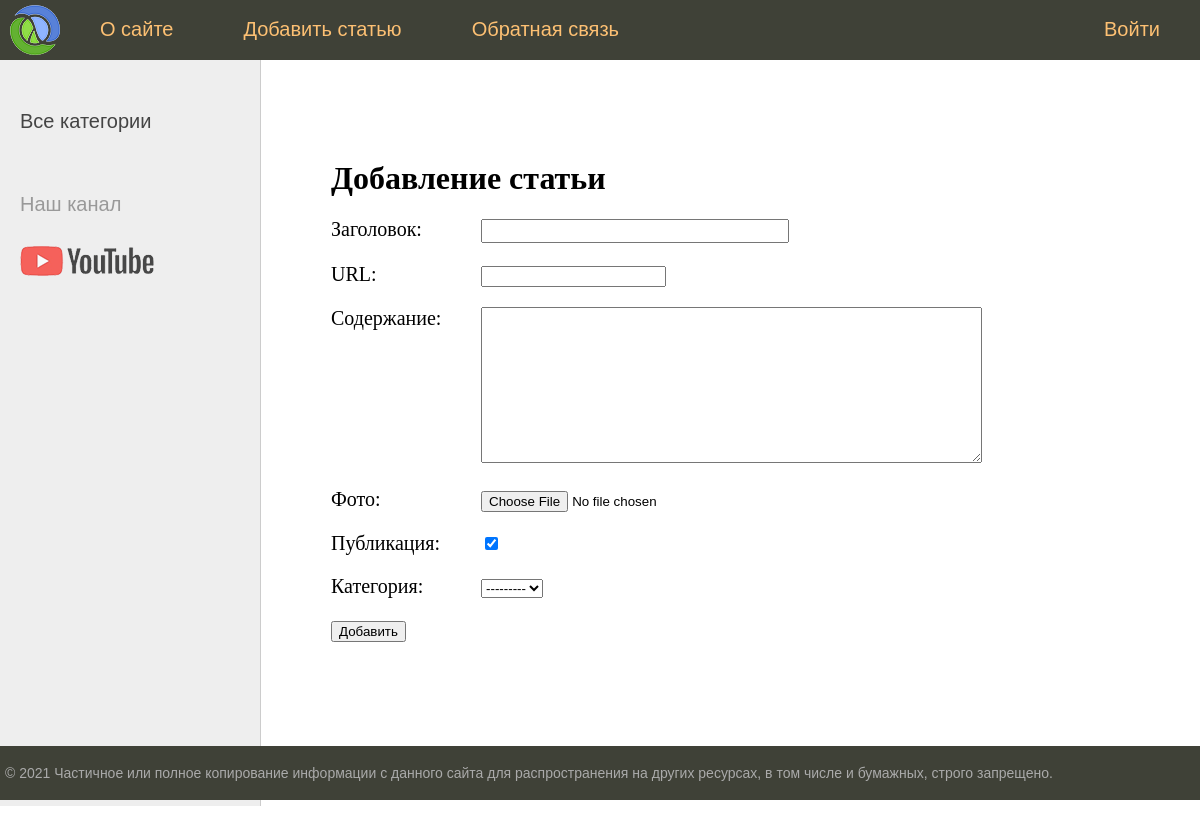
Before: /addpage/ with the older database file.
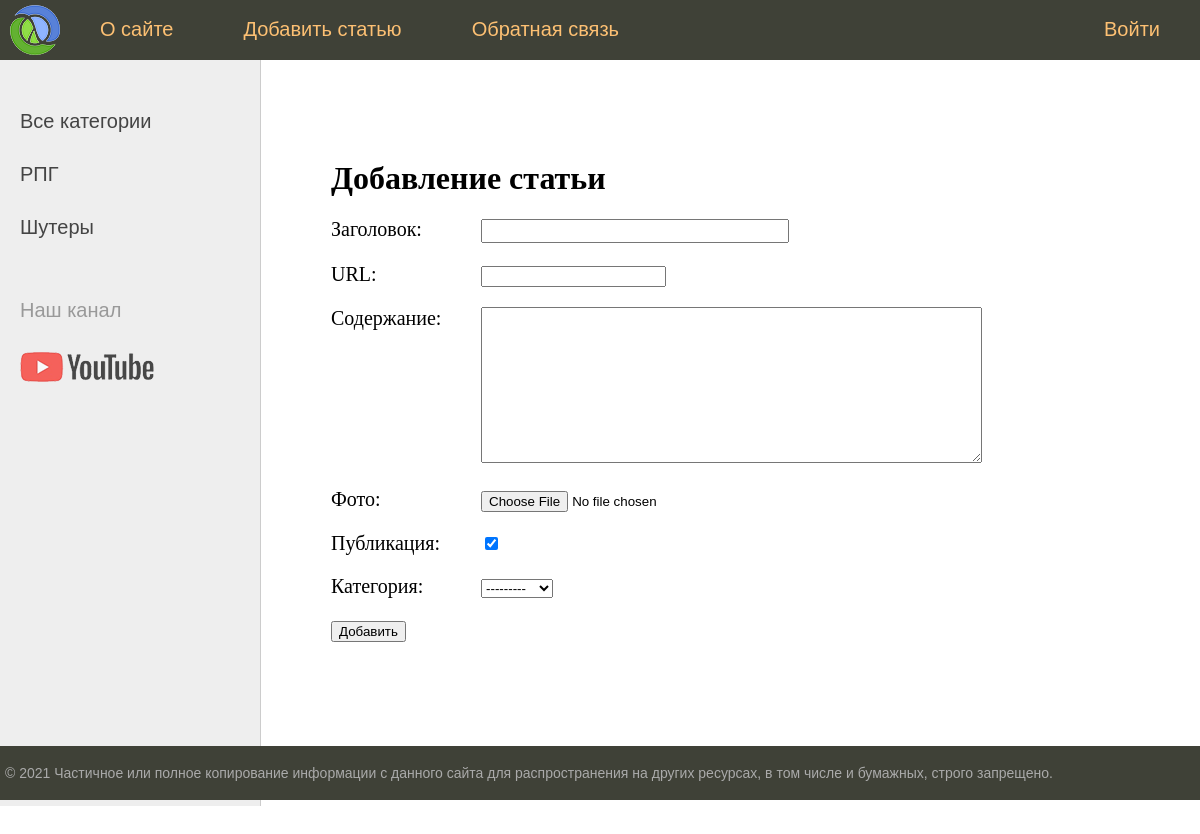
After: the same page with the newer database file.
### games/models.py (models this page shows)
class Category(models.Model):
    name=models.CharField(max_length=100,db_index=True,verbose_name="Категория")
    slug=models.SlugField(max_length=255,unique=True,db_index=True,verbose_name="URL")
    def __str__(self):
        return self.name
    def get_absolute_url(self):
        return reverse('category',kwargs={'cat_id':self.pk})
    class Meta:
        verbose_name='Категория'
        verbose_name_plural='Категории'
        ordering=['id']

### games/views.py (the view)
# urls.py: path('addpage/',addpage,name='add_page'),
def addpage(request):
    if request.method=='POST':
        form=AddPostForm(request.POST,request.FILES)
        if form.is_valid():
            form.save()
            return  redirect('home')
    else:
        form=AddPostForm()
    return render(request,'games/addpage.html',{'form':form,'menu':menu,'title':'Добавление статьи'})

### games/form.py (shortened to what this page needs)
class AddPostForm(forms.ModelForm):
    class Meta:
        model=Games
        fields=['title','slug','content','photo','is_published','cat']
        widgets={
            'title':forms.TextInput(attrs={'class':'form-input'}),
            'content':forms.Textarea(attrs={'cols':60,'rows':10}),
        }

### games/templatetags/games_tags.py (called while the page is built)
@register.inclusion_tag('games/list_categories.html')
def show_categories(sort=None,cat_selected=0):
    if not sort:
        cats=Category.objects.all()
    else:
        cats=Category.objects.order_by(sort)
    return {"cats":cats,"cat_selected":cat_selected}

### games/templates/games/addpage.html (shortened to what this page needs)
{% extends 'games/base.html' %}
{% block content %}
<h1>{{title}}</h1>
<form action="{% url 'add_page' %}" method="post" enctype="multipart/form-data">
    {% for f in form %}
<p><label class="form-label" for="{{ f.id_for_label }}">{{f.label}}: </label>{{ f }}</p>
{% endfor %}
    <button type="submit">Добавить</button>
</form>
{% endblock %}

### games/templates/games/list_categories.html
{% for c in cats %}
	{% if c.pk == cat_selected %}
		<li class="selected">{{c.name}}</li>
	{% else %}
		<li><a href="{{ c.get_absolute_url }}">{{c.name}}</a></li>
	{% endif %}
{% endfor %}

Changed rows visible on the page:
added Category: name "РПГ"
added Category: name "Шутеры"
